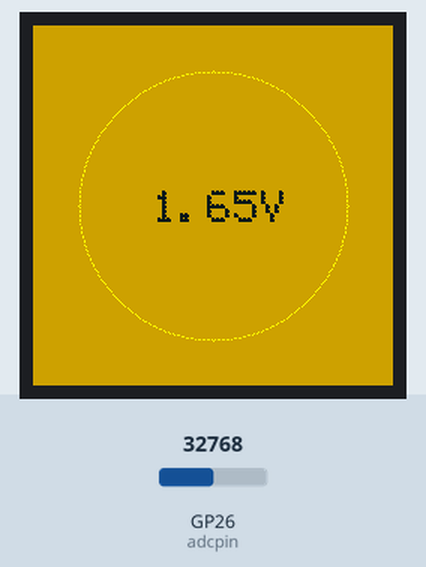
A program run on a simulated Raspberry Pi Pico running MicroPython. On the bench: 240×240 colour display. Inputs (shaded band) come from the test bench; at power-on: GP26 (adcpin) = 32768 (analog values on the 0–65535 scale).

Above: at 1.2 s.
1.3 s: GP26 (adcpin) set to 45874
At 2.8 s:
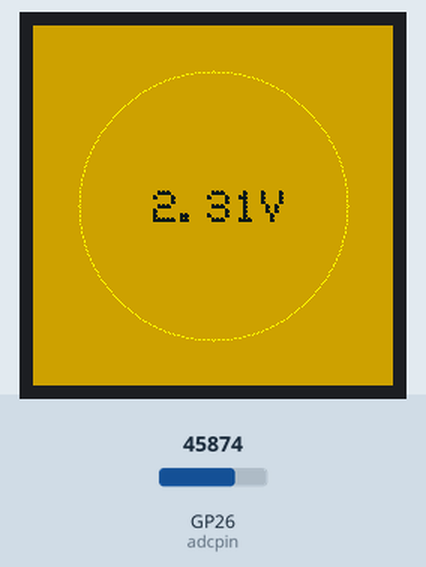
3.7 s: GP26 (adcpin) set to 57670
At 5.4 s:
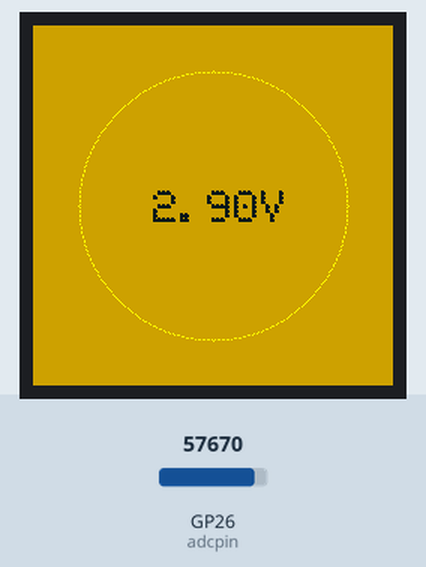
5.7 s: GP26 (adcpin) set to 65535
At 6.9 s:
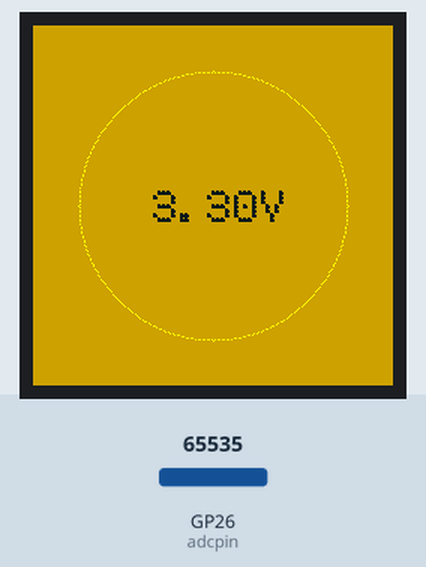
Timing chart, 0 to 8.7 s (numbered marks = the images above; inputs shaded):
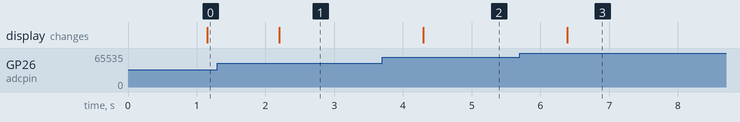

The program:

wavesharelcd1.3.py
```python
from machine import Pin,SPI,PWM,ADC
import framebuf
import utime
import os
import math
import utime


# ============ Start of Drive Code ================
BL = 13  # Pins used for display screen
DC = 8
RST = 12
MOSI = 11
SCK = 10
CS = 9

class LCD_1inch3(framebuf.FrameBuffer):
    def __init__(self):
        self.width = 240
        self.height = 240

        self.cs = Pin(CS,Pin.OUT)
        self.rst = Pin(RST,Pin.OUT)

        self.cs(1)
        self.spi = SPI(1)
        self.spi = SPI(1,1000_000)
        self.spi = SPI(1,100000_000,polarity=0, phase=0,sck=Pin(SCK),mosi=Pin(MOSI),miso=None)
        self.dc = Pin(DC,Pin.OUT)
        self.dc(1)
        self.buffer = bytearray(self.height * self.width * 2)
        super().__init__(self.buffer, self.width, self.height, framebuf.RGB565)
        self.init_display()

        self.red   =   0x07E0 # Pre-defined colours
        self.green =   0x001f # Probably easier to use colour(r,g,b) defined below
        self.blue  =   0xf800
        self.white =   0xffff

    def write_cmd(self, cmd):
        self.cs(1)
        self.dc(0)
        self.cs(0)
        self.spi.write(bytearray([cmd]))
        self.cs(1)

    def write_data(self, buf):
        self.cs(1)
        self.dc(1)
        self.cs(0)
        self.spi.write(bytearray([buf]))
        self.cs(1)

    def init_display(self):
        """Initialize display"""
        self.rst(1)
        self.rst(0)
        self.rst(1)

        self.write_cmd(0x36)
        self.write_data(0x70)

        self.write_cmd(0x3A)
        self.write_data(0x05)

        self.write_cmd(0xB2)
        self.write_data(0x0C)
        self.write_data(0x0C)
        self.write_data(0x00)
        self.write_data(0x33)
        self.write_data(0x33)

        self.write_cmd(0xB7)
        self.write_data(0x35)

        self.write_cmd(0xBB)
        self.write_data(0x19)

        self.write_cmd(0xC0)
        self.write_data(0x2C)

        self.write_cmd(0xC2)
        self.write_data(0x01)

        self.write_cmd(0xC3)
        self.write_data(0x12)

        self.write_cmd(0xC4)
        self.write_data(0x20)

        self.write_cmd(0xC6)
        self.write_data(0x0F)

        self.write_cmd(0xD0)
        self.write_data(0xA4)
        self.write_data(0xA1)

        self.write_cmd(0xE0)
        self.write_data(0xD0)
        self.write_data(0x04)
        self.write_data(0x0D)
        self.write_data(0x11)
        self.write_data(0x13)
        self.write_data(0x2B)
        self.write_data(0x3F)
        self.write_data(0x54)
        self.write_data(0x4C)
        self.write_data(0x18)
        self.write_data(0x0D)
        self.write_data(0x0B)
        self.write_data(0x1F)
        self.write_data(0x23)

        self.write_cmd(0xE1)
        self.write_data(0xD0)
        self.write_data(0x04)
        self.write_data(0x0C)
        self.write_data(0x11)
        self.write_data(0x13)
        self.write_data(0x2C)
        self.write_data(0x3F)
        self.write_data(0x44)
        self.write_data(0x51)
        self.write_data(0x2F)
        self.write_data(0x1F)
        self.write_data(0x1F)
        self.write_data(0x20)
        self.write_data(0x23)

        self.write_cmd(0x21)

        self.write_cmd(0x11)

        self.write_cmd(0x29)

    def show(self):
        self.write_cmd(0x2A)
        self.write_data(0x00)
        self.write_data(0x00)
        self.write_data(0x00)
        self.write_data(0xef)

        self.write_cmd(0x2B)
        self.write_data(0x00)
        self.write_data(0x00)
        self.write_data(0x00)
        self.write_data(0xEF)

        self.write_cmd(0x2C)

        self.cs(1)
        self.dc(1)
        self.cs(0)
        self.spi.write(self.buffer)
        self.cs(1)
# ========= End of Driver ===========
def colour(R,G,B):
# Get RED value
    rp = int(R*31/255) # range 0 to 31
    if rp < 0: rp = 0
    r = rp *8
# Get Green value - more complicated!
    gp = int(G*63/255) # range 0 - 63
    if gp < 0: gp = 0
    g = 0
    if gp & 1:  g = g + 8192
    if gp & 2:  g = g + 16384
    if gp & 4:  g = g + 32768
    if gp & 8:  g = g + 1
    if gp & 16: g = g + 2
    if gp & 32: g = g + 4
# Get BLUE value
    bp =int(B*31/255) # range 0 - 31
    if bp < 0: bp = 0
    b = bp *256
    colour = r+g+b
    return colour
# =========== Ring ============
def ring(cx,cy,r,cc):   # Draws a circle - with centre (x,y), radius, colour
    for angle in range(91):  # 0 to 90 degrees in 2s
        y3=int(r*math.sin(math.radians(angle)))
        x3=int(r*math.cos(math.radians(angle)))
        LCD.pixel(cx-x3,cy+y3,cc)  # 4 quadrants
        LCD.pixel(cx-x3,cy-y3,cc)
        LCD.pixel(cx+x3,cy+y3,cc)
        LCD.pixel(cx+x3,cy-y3,cc)
#================================
pwm = PWM(Pin(BL)) # Screen Brightness
pwm.freq(1000)
pwm.duty_u16(60000) # max 65535 - mid value

LCD = LCD_1inch3()
# Background colour - blue
LCD.fill(colour(0,0,255))
LCD.show()
#=========================================================================
LCD.rect(0,0,240,240,LCD.red) # Red edge
# White Corners
LCD.pixel(1,1,LCD.white)     # LT
LCD.pixel(0,239,LCD.white)   # LB
LCD.pixel(239,0,LCD.white)   # RT
LCD.pixel(239,239,LCD.white) # RB


LCD.show()
cmap = ['00000000000000000000000000000000000', #Space
        '00100001000010000100001000000000100', #!
        '01010010100000000000000000000000000', #"
        '01010010101101100000110110101001010', ##
        '00100011111000001110000011111000100', #$
        '11001110010001000100010001001110011', #%
        '01000101001010001000101011001001101', #&
        '10000100001000000000000000000000000', #'
        '00100010001000010000100000100000100', #(
        '00100000100000100001000010001000100', #)
        '00000001001010101110101010010000000', #*
        '00000001000010011111001000010000000', #+
        '000000000000000000000000000000110000100010000', #,
        '00000000000000011111000000000000000', #-
        '00000000000000000000000001100011000', #.
        '00001000010001000100010001000010000', #/
        '01110100011000110101100011000101110', #0
        '00100011000010000100001000010001110', #1
        '01110100010000101110100001000011111', #2
        '01110100010000101110000011000101110', #3
        '00010001100101011111000100001000010', #4
        '11111100001111000001000011000101110', #5
        '01110100001000011110100011000101110', #6
        '11111000010001000100010001000010000', #7
        '01110100011000101110100011000101110', #8
        '01110100011000101111000010000101110', #9
        '00000011000110000000011000110000000', #:
        '01100011000000001100011000010001000', #;
        '00010001000100010000010000010000010', #<
        '00000000001111100000111110000000000', #=
        '01000001000001000001000100010001000', #>
        '01100100100001000100001000000000100', #?
        '01110100010000101101101011010101110', #@
        '00100010101000110001111111000110001', #A
        '11110010010100111110010010100111110', #B
        '01110100011000010000100001000101110', #C
        '11110010010100101001010010100111110', #D
        '11111100001000011100100001000011111', #E
        '11111100001000011100100001000010000', #F
        '01110100011000010111100011000101110', #G
        '10001100011000111111100011000110001', #H
        '01110001000010000100001000010001110', #I
        '00111000100001000010000101001001100', #J
        '10001100101010011000101001001010001', #K
        '10000100001000010000100001000011111', #L
        '10001110111010110101100011000110001', #M
        '10001110011010110011100011000110001', #N
        '01110100011000110001100011000101110', #O
        '11110100011000111110100001000010000', #P
        '01110100011000110001101011001001101', #Q
        '11110100011000111110101001001010001', #R
        '01110100011000001110000011000101110', #S
        '11111001000010000100001000010000100', #T
        '10001100011000110001100011000101110', #U
        '10001100011000101010010100010000100', #V
        '10001100011000110101101011101110001', #W
        '10001100010101000100010101000110001', #X
        '10001100010101000100001000010000100', #Y
        '11111000010001000100010001000011111', #Z
        '01110010000100001000010000100001110', #[
        '10000100000100000100000100000100001', #\
        '00111000010000100001000010000100111', #]
        '00100010101000100000000000000000000', #^
        '00000000000000000000000000000011111', #_
        '11000110001000001000000000000000000', #`
        '00000000000111000001011111000101110', #a
        '10000100001011011001100011100110110', #b
        '00000000000011101000010000100000111', #c
        '00001000010110110011100011001101101', #d
        '00000000000111010001111111000001110', #e
        '00110010010100011110010000100001000', #f
        '000000000001110100011000110001011110000101110', #g
        '10000100001011011001100011000110001', #h
        '00100000000110000100001000010001110', #i
        '0001000000001100001000010000101001001100', #j
        '10000100001001010100110001010010010', #k
        '01100001000010000100001000010001110', #l
        '00000000001101010101101011010110101', #m
        '00000000001011011001100011000110001', #n
        '00000000000111010001100011000101110', #o
        '000000000001110100011000110001111101000010000', #p
        '000000000001110100011000110001011110000100001', #q
        '00000000001011011001100001000010000', #r
        '00000000000111110000011100000111110', #s
        '00100001000111100100001000010000111', #t
        '00000000001000110001100011001101101', #u
        '00000000001000110001100010101000100', #v
        '00000000001000110001101011010101010', #w
        '00000000001000101010001000101010001', #x
        '000000000010001100011000110001011110000101110', #y
        '00000000001111100010001000100011111', #z
        '00010001000010001000001000010000010', #{
        '00100001000010000000001000010000100', #|
        '01000001000010000010001000010001000', #}
        '01000101010001000000000000000000000' #}~
]
def printchar(letter,xpos,ypos,size,charupdate,c):
    origin = xpos
    charval = ord(letter)
    #print(charval)
    index = charval-32 #start code, 32 or space
    #print(index)
    character = cmap[index] #this is our char...
    rows = [character[i:i+5] for i in range(0,len(character),5)]
    #print(rows)
    for row in rows:
        #print(row)
        for bit in row:
            #print(bit)
            if bit == '1':
                LCD.pixel(xpos,ypos,c)
                if size==2:
                    LCD.pixel(xpos,ypos+1,c)
                    LCD.pixel(xpos+1,ypos,c)
                    LCD.pixel(xpos+1,ypos+1,c)
                if size == 3:
                    LCD.pixel(xpos+1,ypos+2,c)
                    LCD.pixel(xpos+2,ypos+1,c)
                    LCD.pixel(xpos+2,ypos+2,c)
                    LCD.pixel(xpos,ypos+2,c)
                    LCD.pixel(xpos,ypos+2,c)
                    LCD.pixel(xpos,ypos+1,c)
                    LCD.pixel(xpos+1,ypos,c)
                    LCD.pixel(xpos+1,ypos+1,c)
            xpos+=size
        xpos=origin
        ypos+=size
    if charupdate == True:
        LCD.show()

def delchar(xpos,ypos,size,delupdate):
    if size == 1:
        charwidth = 5
        charheight = 9
    if size == 2:
        charwidth = 10
        charheight = 18
    if size == 3:
        charwidth = 15
        charheight = 27
    c = colour(0,0,0) # Background colour
    LCD.fill_rect(xpos,ypos,charwidth,charheight,c) #xywh
    if delupdate == True:
        LCD.show()
def printstring(string,xpos,ypos,size,charupdate,strupdate,c):
    if size == 1:
        spacing = 8
    if size == 2:
        spacing = 14
    if size == 3:
        spacing = 18
    for i in string:
        printchar(i,xpos,ypos,size,charupdate,c)
        xpos+=spacing
    if strupdate == True:
        LCD.show()

pwm = PWM(Pin(BL)) # Screen Brightness
pwm.freq(1000)
pwm.duty_u16(32768) # max 65535 - mid value

#===========================================================================================================================================
adcpin=Pin(26,mode=Pin.IN)
adc=ADC(adcpin)

while True:

    confac=(3.3/65535)*adc.read_u16()
    format_float = "{:.2f}".format(confac)
    voltstring=str(format_float)


    ring(120,120,90,colour(255,255,0))
    c = colour(0,25,25)
    printstring(voltstring+"V",80,110,3,0,0,c) # Easier format
    LCD.show()
    LCD.fill(205)
    utime.sleep(1)
# Tidy up
utime.sleep(3)
LCD.show()
```

Measured:
- after the input at 1.3 s, the display: changes after 0.90 s (image 1)
- after the input at 3.7 s, the display: changes after 0.60 s (image 2)
- after the input at 5.7 s, the display: changes after 0.69 s (image 3)
